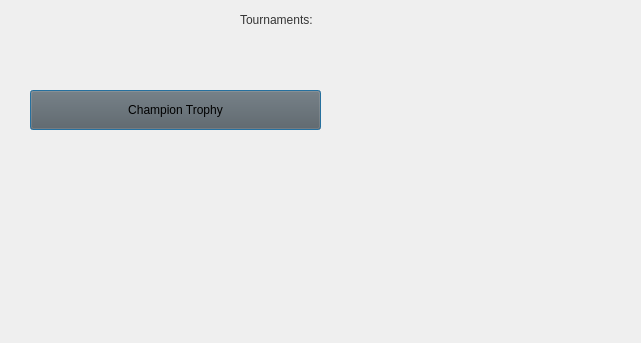
<?xml version="1.0" encoding="UTF-8"?>
<ui version="4.0">
 <class>tournamentScreen</class>
 <widget class="QDialog" name="tournamentScreen">
  <property name="geometry">
   <rect>
    <x>0</x>
    <y>0</y>
    <width>641</width>
    <height>343</height>
   </rect>
  </property>
  <property name="minimumSize">
   <size>
    <width>641</width>
    <height>343</height>
   </size>
  </property>
  <property name="maximumSize">
   <size>
    <width>641</width>
    <height>343</height>
   </size>
  </property>
  <property name="windowTitle">
   <string>Dialog</string>
  </property>
  <widget class="QPushButton" name="championTrophy">
   <property name="geometry">
    <rect>
     <x>30</x>
     <y>90</y>
     <width>291</width>
     <height>40</height>
    </rect>
   </property>
   <property name="maximumSize">
    <size>
     <width>370</width>
     <height>47</height>
    </size>
   </property>
   <property name="styleSheet">
    <string notr="true">background-color: rgb(93, 93, 93);
font: 24pt &quot;SimSun-ExtB&quot;;</string>
   </property>
   <property name="text">
    <string>Champion Trophy</string>
   </property>
  </widget>
  <widget class="QLabel" name="label">
   <property name="geometry">
    <rect>
     <x>240</x>
     <y>0</y>
     <width>200</width>
     <height>40</height>
    </rect>
   </property>
   <property name="maximumSize">
    <size>
     <width>200</width>
     <height>40</height>
    </size>
   </property>
   <property name="layoutDirection">
    <enum>Qt::LayoutDirection::LeftToRight</enum>
   </property>
   <property name="styleSheet">
    <string notr="true">font: italic 22pt &quot;Segoe UI&quot;;
color: rgb(53, 53, 53);</string>
   </property>
   <property name="text">
    <string>Tournaments:</string>
   </property>
   <property name="alignment">
    <set>Qt::AlignmentFlag::AlignLeading|Qt::AlignmentFlag::AlignLeft|Qt::AlignmentFlag::AlignVCenter</set>
   </property>
  </widget>
 </widget>
 <resources/>
 <connections/>
</ui>
